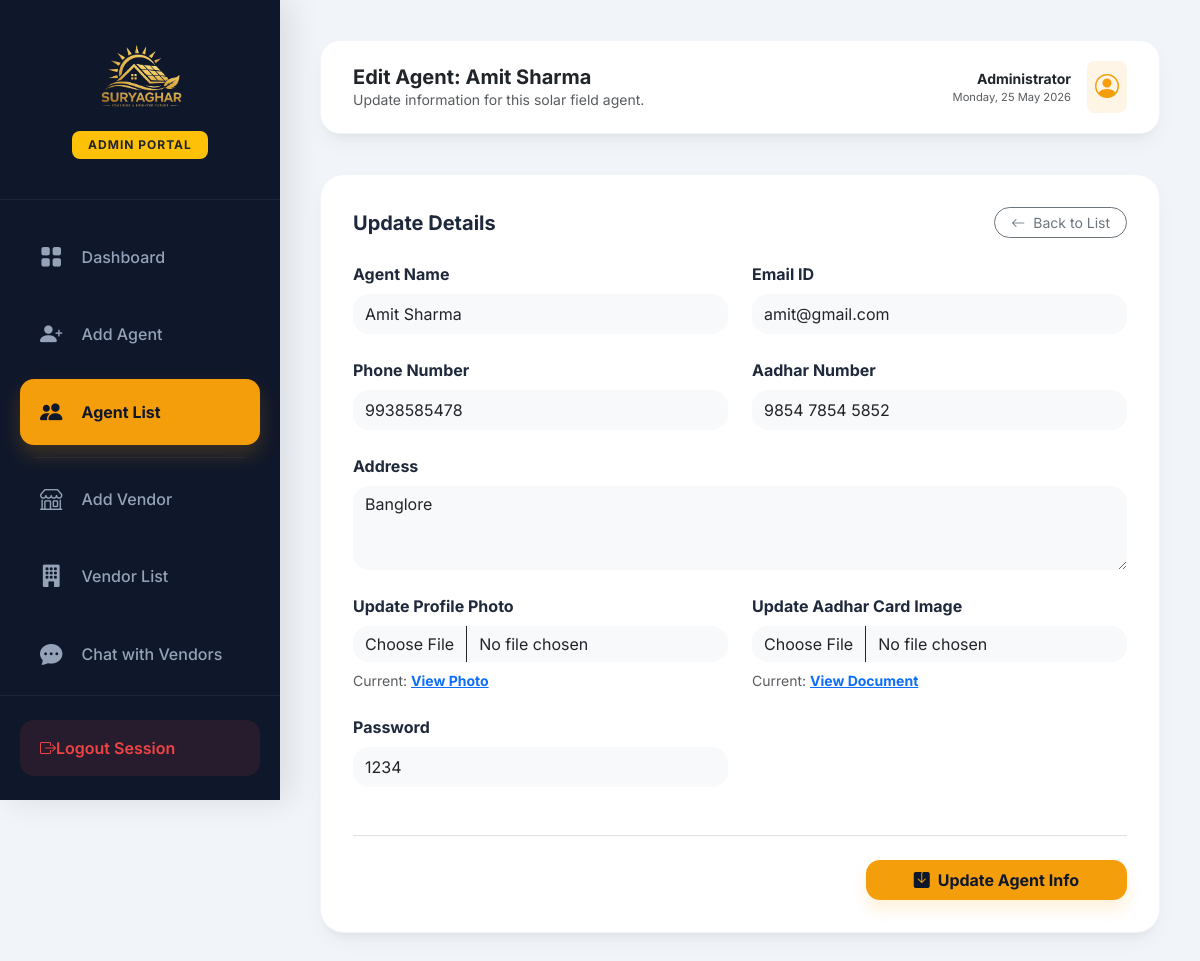
Screenshot of /edit-agent/6/ (signed in) with the database file from the repository.
### app/models.py (models this page shows, shortened)
class Agent(models.Model):
    name = models.CharField(max_length=100)
    email = models.EmailField(unique=True)
    phone = models.CharField(max_length=15, unique=True)
    address = models.TextField(null=True, blank=True)
    profile_photo = models.ImageField(upload_to='profile_photos/', null=True, blank=True)
    aadhar_number = models.CharField(max_length=15, null=True, blank=True)
    aadhar_card_image = models.ImageField(upload_to='aadhar_cards/', null=True, blank=True)
    password = models.CharField(max_length=100)
    is_active = models.BooleanField(default=True)
    created_at = models.DateTimeField(auto_now_add=True)

### app/views.py (the view, shortened to what this page needs)
# urls.py: path('edit-agent/<int:id>/', views.edit_agent, name='edit_agent'), # Edit agent details
def edit_agent(request, id):
    if not request.user.is_authenticated or not request.user.is_staff:
        return redirect('admin_login')
    agent = get_object_or_404(Agent, id=id)
    return render(request, 'admin/edit_agent.html', {'agent': agent})

### app/templates/admin/edit_agent.html (shortened to what this page needs)
{% extends 'admin/admin_dashboard.html' %}
{% load static %}
{% block page_title %}Edit Agent: {{ agent.name }}{% endblock %}
{% block page_subtitle %}Update information for this solar field agent.{% endblock %}
{% block dashboard_content %}
<div class="modern-card">
    <div class="d-flex justify-content-between align-items-center mb-4">
        <h5 class="fw-bold mb-0">Update Details</h5>
        <a href="{% url 'agent_list' %}" class="btn btn-sm btn-outline-secondary rounded-pill px-3">
            <i class="bi bi-arrow-left me-1"></i> Back to List
        </a>
    </div>
    <form method="POST" enctype="multipart/form-data">
        <div class="row g-4">
            <div class="col-md-6">
                <label class="form-label fw-bold">Agent Name</label>
                <input type="text" name="name" class="form-control rounded-4 py-2 bg-light border-0" value="{{ agent.name }}" required>
            </div>
            <div class="col-md-6">
                <label class="form-label fw-bold">Email ID</label>
                <input type="email" name="email" class="form-control rounded-4 py-2 bg-light border-0" value="{{ agent.email }}" required>
            </div>
            <div class="col-md-6">
                <label class="form-label fw-bold">Phone Number</label>
                <input type="text" name="phone" id="phone" class="form-control rounded-4 py-2 bg-light border-0" value="{{ agent.phone }}" maxlength="11" required>
            </div>
            <div class="col-md-6">
                <label class="form-label fw-bold">Aadhar Number</label>
                <input type="text" name="aadhar_number" id="aadhar" class="form-control rounded-4 py-2 bg-light border-0" value="{{ agent.aadhar_number }}" maxlength="14" required>
            </div>
            <div class="col-md-12">
                <label class="form-label fw-bold">Address</label>
                <textarea name="address" class="form-control rounded-4 bg-light border-0" rows="3" required>{{ agent.address }}</textarea>
            </div>
            <div class="col-md-6">
                <label class="form-label fw-bold">Update Profile Photo</label>
                <input type="file" name="profile_photo" class="form-control rounded-4 bg-light border-0" accept="image/*">
                {% if agent.profile_photo %}
                    <small class="text-muted mt-2 d-block">Current: <a href="{{ agent.profile_photo.url }}" target="_blank" class="text-gold fw-bold">View Photo</a></small>
                {% endif %}
            </div>
            <div class="col-md-6">
                <label class="form-label fw-bold">Update Aadhar Card Image</label>
                <input type="file" name="aadhar_card_image" class="form-control rounded-4 bg-light border-0" accept="image/*">
                {% if agent.aadhar_card_image %}
                    <small class="text-muted mt-2 d-block">Current: <a href="{{ agent.aadhar_card_image.url }}" target="_blank" class="text-gold fw-bold">View Document</a></small>
                {% endif %}
            </div>
            <div class="col-md-6">
                <label class="form-label fw-bold">Password</label>
                <input type="text" name="password" class="form-control rounded-4 py-2 bg-light border-0" value="{{ agent.password }}" required>
            </div>
        </div>
        <div class="mt-5 text-end border-top pt-4">
            <button type="submit" class="btn btn-modern-gold px-5 py-2">
                <i class="bi bi-save-fill me-2"></i>Update Agent Info
            </button>
        </div>
    </form>
</div>
{% endblock %}

### app/templates/admin/admin_dashboard.html (style rules this page uses)
:root { --sidebar-width: 280px; --deep-navy: #0f172a; --secondary-navy: #1e293b; --gold-primary: #f59e0b; --gold-hover: #d97706; --bg-light: #f1f5f9; --text-main: #1e293b; --text-muted: #64748b; --card-shadow: 0 10px 25px -5px rgba(0, 0, 0, 0.05), 0 8px 10px -6px rgba(0, 0, 0, 0.05); --transition: all 0.3s cubic-bezier(0.4, 0, 0.2, 1); }
body { font-family: 'Inter', system-ui, -apple-system, sans-serif; background-color: var(--bg-light); color: var(--text-main); }
.modern-card { background: white; border: none; border-radius: 24px; box-shadow: var(--card-shadow); padding: 2rem; transition: var(--transition); border: 1px solid #f1f5f9; }
.btn-modern-gold { background: var(--gold-primary); color: var(--deep-navy); padding: 0.8rem 1.8rem; border-radius: 14px; font-weight: 700; border: none; box-shadow: 0 10px 15px rgba(245, 158, 11, 0.15); transition: var(--transition); }

### rows the page displays
Agent: name "Amit Sharma", email "amit@gmail.com", phone "9938585478", aadhar_number "9854 7854 5852", address "Banglore", password "1234"
